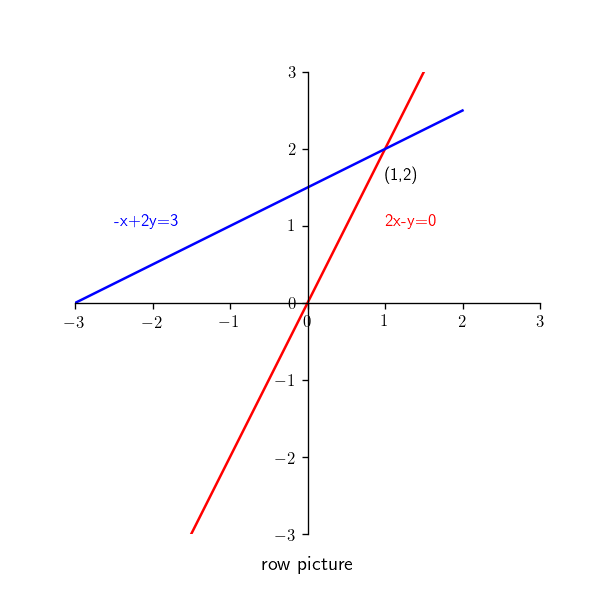

The Python source for this figure:
import os
import numpy as np
import matplotlib.pyplot as plt
from matplotlib import rcParams

rcParams['text.usetex'] = True
rcParams['text.latex.preamble'] = r'\usepackage{amsmath}'

def axesCross(ax):
    ax.spines["top"].set_color("none")
    ax.spines["bottom"].set_position("zero")
    ax.spines["left"].set_position("zero")
    ax.spines["right"].set_color("none")

def set_limit(ax, limit):
    ax.set_xlim(-limit, limit)
    ax.set_ylim(-limit, limit)

fig = plt.figure(figsize=(5, 5), dpi=120)
ax1 = fig.add_subplot(1, 1, 1)

axesCross(ax1)
limit = 3
set_limit(ax1, 3)


line1 = lambda x: 2*x
line2 = lambda x: .5*(x+3)
x = np.arange(-limit, limit, 1)
ax1.plot(x, line1(x), color='r')
ax1.plot(x, line2(x), color='b')
ax1.text(1, 1, "2x-y=0", color='r')
ax1.text(-2.5, 1, "-x+2y=3", color='b')
ax1.text(1, 1.6, "(1,2)", color='k')
ax1.set_title("row picture", y=-.1)

fig.savefig(os.path.basename(__file__).replace(".py", "")+".png", format='png')
plt.show()
